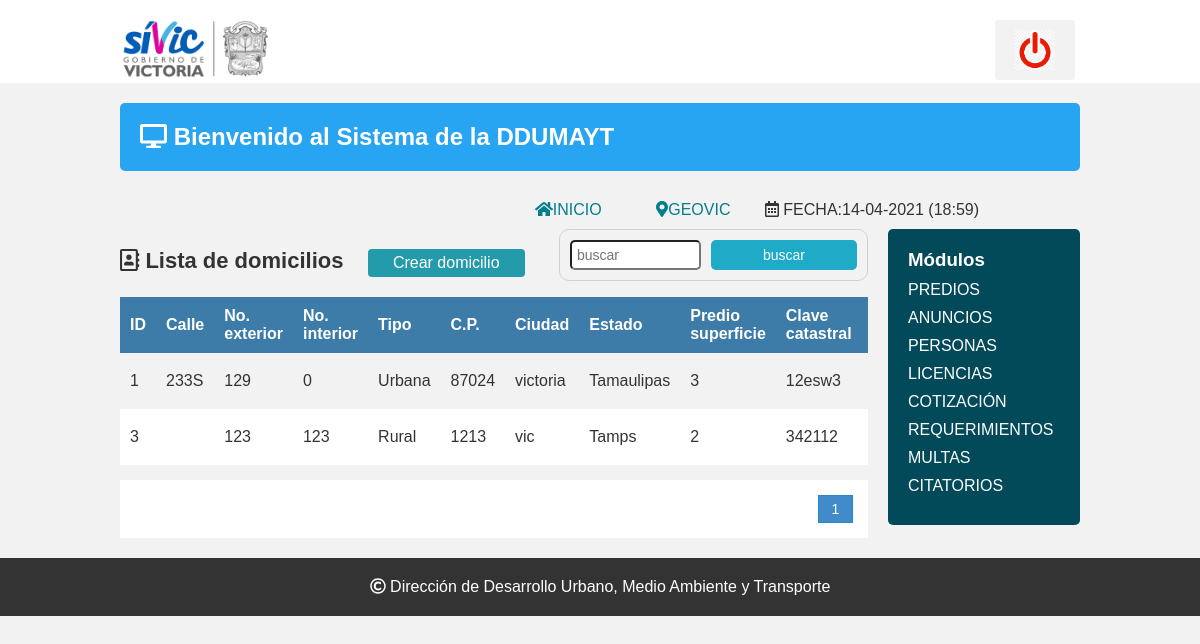
The app's page /Sistema/lista_domicilio.php with its own data.
### tables this page shows
CREATE TABLE `domicilios_personas` (
  `id_domicilio` int(11) NOT NULL,
  `calle1` varchar(90) NOT NULL,
  `numero_exterior` varchar(10) NOT NULL,
  `numero_interior` varchar(10) NOT NULL,
  `tipo` varchar(30) NOT NULL,
  `codigo_postal` varchar(20) NOT NULL,
  `ciudad` varchar(80) NOT NULL,
  `estado` varchar(80) NOT NULL,
  `predio_superficie` double NOT NULL,
  `clave_catastral` varchar(50) NOT NULL,
  `calle_norte` varchar(90) NOT NULL,
  `calle_sur` varchar(90) NOT NULL,
  `calle_este` varchar(90) NOT NULL,
  `calle_oeste` varchar(90) NOT NULL
);

### Sistema/lista_domicilio.php (the view, shortened to what this page needs)
<?php
include "conexion.php";
?>
<!DOCTYPE html>
<html lang="en">
<head>
	<?php include "includes/scripts.php"; ?>
</head>
<body>
<?php include "includes/header.php"; ?>
	<section class="main">
<?php include "includes/wrapp.php"; ?>
			<div class="articulo">
				<H1><i class="far fa-address-book"></i> Lista de domicilios</H1>
                <a href="registro_domicilio.php" class="btn_new">Crear domicilio</a>
                <form action="buscar_domicilio.php" method="get" class="form_search">
                	<input type="text" name="busqueda" id="busqueda" placeholder="buscar">
                    <input type="submit" value="buscar" class="btn_search">
                </form>
                <div  style="overflow: auto" width="50%">
                <table>
                	<tr>
                    	<th>ID</th>
                        <th>Calle</th>
                        <th>No. exterior</th>
                        <th>No. interior</th>
                        <th>Tipo</th>
                        <th>C.P.</th>
                        <th>Ciudad</th>
                        <th>Estado</th>
                        <th>Predio superficie</th>
                        <th>Clave catastral</th>
                        <th>Norte</th>
                    </tr>
                    <?php
					$sql_registe=mysqli_query($conection,"select count(*) as total_registro from domicilios_personas");
					$result_register=mysqli_fetch_array($sql_registe);
					$total_registro=$result_register['total_registro'];
					$por_pagina=5;
					if(empty($_GET['pagina'])){
						$pagina=1;
					}else{
						$pagina= $_GET['pagina'];
					}
					$desde=($pagina-1)*$por_pagina;
					$total_paginas= ceil($total_registro/$por_pagina);
					$query= mysqli_query($conection,"SELECT id_domicilio, calle1, numero_exterior, numero_interior, tipo, codigo_postal, ciudad, estado, predio_superficie, clave_catastral, calle_norte, calle_sur, calle_este, calle_oeste FROM domicilios_personas order by id_domicilio asc
					LIMIT $desde,$por_pagina
					");
					$result=mysqli_num_rows($query);
					if($result>0){
						while ($data= mysqli_fetch_array($query)){
					?>
                    <tr>
                    	<td><?php echo $data['id_domicilio']; ?></td>
                        <td><?php echo $data['calle1']; ?></td>
                        <td><?php echo $data['numero_exterior']; ?></td>
                        <td><?php echo $data['numero_interior']; ?></td>
                        <td><?php echo $data['tipo']; ?></td>
                        <td><?php echo $data['codigo_postal']; ?></td>
                        <td><?php echo $data['ciudad']; ?></td>
                        <td><?php echo $data['estado']; ?></td>
                        <td><?php echo $data['predio_superficie']; ?></td>
                        <td><?php echo $data['clave_catastral']; ?></td>
                        <td><?php echo $data['calle_norte']; ?></td>
                    </tr>
                    <?php
					}
					}
                    ?>
                </table>
                </div>
                <div class="paginador">
                	<ul>
						<?php
						 for ($i=1; $i<=$total_paginas; $i++){
								if($i==$pagina){
									echo '<li class="pageSelect">'.$i.'</li>';
								}else{
									echo '<li><p><a href="?pagina='.$i.'">'.$i.'</a></p></li>';
								 }
							  }
						 ?>
                    </ul>
                </div>
			</div>
		<?php include "includes/aside.php"; ?>
		</div>
	</section>
		<?php include "includes/footer.php"; ?>
</body>
</html>

### Sistema/css/estilos.css (style rules this page uses)
* { -webkit-box-sizing: border-box; -moz-box-sizing: border-box; box-sizing: border-box; margin:0px; padding:0px; }
body { background:#f2f2f2; color:#333; font-family:Arial, helvetica, sans-serif; }
a { text-decoration: none; color:#27a4f2; }
.articulo { float: left; width: 80%; padding:0px 20px 20px 0px; }
ul, ol { list-style:none; }
form { background:#FFF; margin:auto; padding:20px 50px; border:1px solid #d1d1d1; }
input,select { display:block; width:100%; font-size:14px; padding:5px; border:1px solid:#85929e; border-radius:5px; }
.articulo h1 { font-size:22px; display:inline-block; }
.btn_new { display:inline-block; background:#239baa; color:#FFF; padding:5px 25px; border-radius:4px; margin:20px; }
table { border-collapse:collapse; font-size:12pt; width:100%; }
table th { text-align:left; padding:10px; background:#3d7ba8; color:#FFF; }
table tr:nth-child(odd) { background:#FFF; }
table td { padding:10px; }
.articulo h1 { text-align:center; }
.paginador ul { padding:15px; list-style:none; background:#FFF; margin-top:15px; display:-webkit-flex; display:-moz-flex; display:-ms-flex; display:-o-flex; display:flex; justify-content: flex-end; }
.paginador a, .pageSelect { color:#428bca; border:1px solid #ddd; padding:5px; display:inline-block; font-size:14px; text-align:center; width:35px; }
.pageSelect { color:#FFF; background:#428bca; border:1px solid #228bca; }
.form_search { display:-webkit-flex; display:-moz-flex; display:-ms-flex; display:-o-flex; display:flex; float:right; background:initial; padding:10px; border-radius:10px; }
.form_search .btn_search { background:#1faac8; color:#FFF; padding:0 20px; border:0; cursor:pointer; margin-left:10px; }

### records on screen
domicilios_personas: id_domicilio "1", calle1 "233S", numero_exterior "129", numero_interior "0", tipo "Urbana", codigo_postal "87024", ciudad "victoria", estado "Tamaulipas", predio_superficie "3", clave_catastral "12esw3"
domicilios_personas: id_domicilio "3", numero_exterior "123", numero_interior "123", tipo "Rural", codigo_postal "1213", ciudad "vic", estado "Tamps", predio_superficie "2", clave_catastral "342112"

### other values on screen
$date "14-04-2021 (18:59)"
